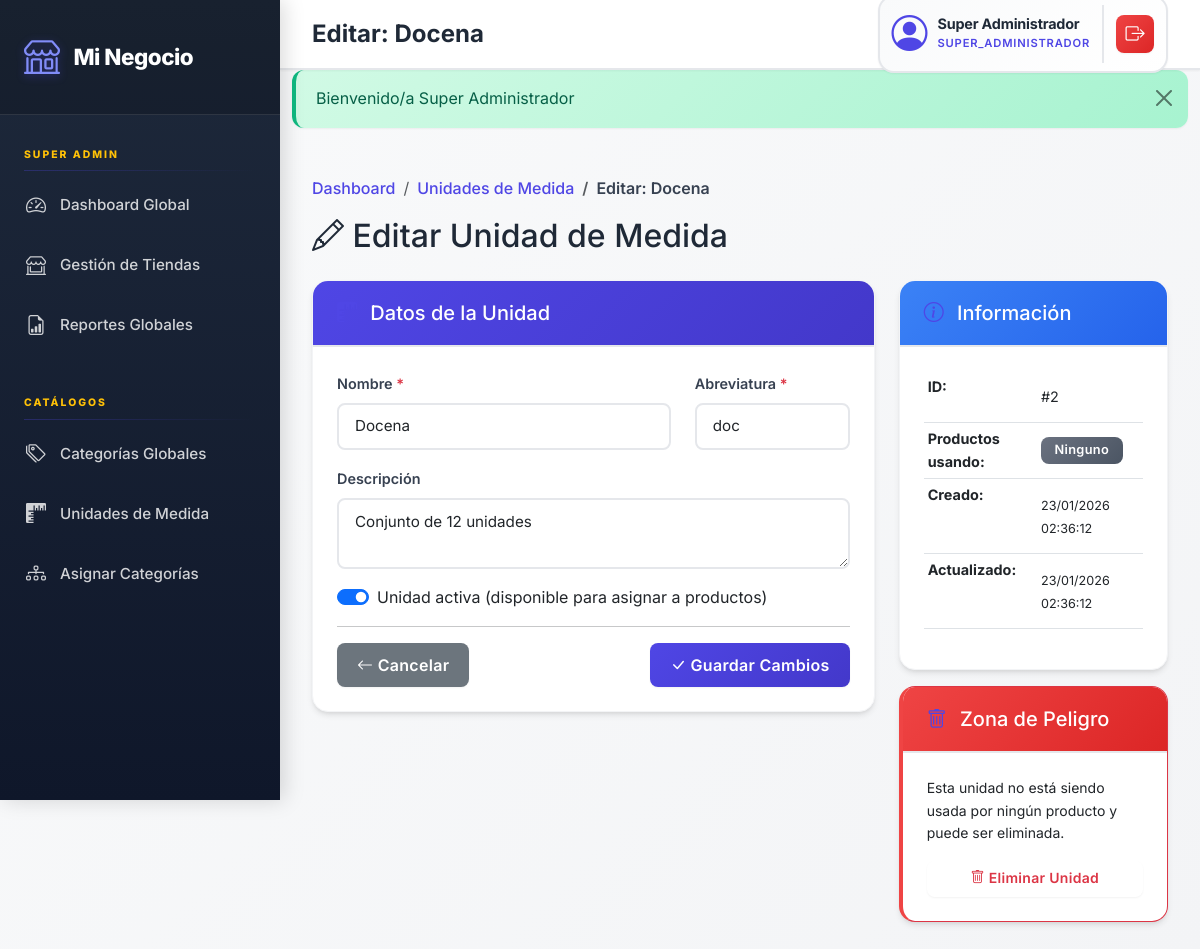
The app's page /views/super_admin/editar_unidad_medida.php?id=2 (signed in) with its own data.
### tables this page shows
CREATE TABLE `unidades_medida` (
  `id` int(11) NOT NULL,
  `nombre` varchar(50) NOT NULL COMMENT 'Nombre completo (Kilogramo, Litro, Unidad)',
  `abreviatura` varchar(10) NOT NULL COMMENT 'Abreviatura (kg, L, und)',
  `descripcion` varchar(255) DEFAULT NULL,
  `activo` tinyint(1) NOT NULL DEFAULT 1,
  `created_at` timestamp NOT NULL DEFAULT current_timestamp(),
  `updated_at` timestamp NOT NULL DEFAULT current_timestamp() ON UPDATE current_timestamp()
);

### config/config.php (called while the page is built, shortened)
<?php
function isLoggedIn() {
    return isset($_SESSION['user_id']) && isset($_SESSION['rol']);
}
function formatDate($date) {
    return date('d/m/Y H:i:s', strtotime($date));
}
function e($value) {
    return htmlspecialchars((string)$value, ENT_QUOTES, 'UTF-8');
}
function getCsrfToken() {
    return $_SESSION['csrf_token'];
}
function getFlashMessage() {
    if (isset($_SESSION['flash_message'])) {
        $message = $_SESSION['flash_message'];
        $type = $_SESSION['flash_type'];
        return ['message' => $message, 'type' => $type];
    }
    return null;
}
function isSuperAdmin() {
    return isLoggedIn() && $_SESSION['rol'] === 'SUPER_ADMINISTRADOR';
}

### views/super_admin/editar_unidad_medida.php (the view, shortened to what this page needs)
<?php
require_once '../../config/config.php';
$db = Database::getInstance()->getConnection();
$id = isset($_GET['id']) ? intval($_GET['id']) : 0;
$stmt = $db->prepare("
    SELECT um.*,
           COUNT(p.id) as productos_usando
    FROM unidades_medida um
    LEFT JOIN productos p ON um.id = p.unidad_medida_id
    WHERE um.id = :id
    GROUP BY um.id
");
$stmt->execute(['id' => $id]);
$unidad = $stmt->fetch();
$page_title = 'Editar: ' . $unidad['nombre'];
include '../layouts/header.php';
?>
<div class="row mb-3">
    <div class="col-12">
        <nav aria-label="breadcrumb">
            <ol class="breadcrumb">
                <li class="breadcrumb-item">
                    <a href="<?php echo e(BASE_URL); ?>/views/super_admin/dashboard.php">Dashboard</a>
                </li>
                <li class="breadcrumb-item">
                    <a href="<?php echo e(BASE_URL); ?>/views/super_admin/unidades_medida.php">Unidades de Medida</a>
                </li>
                <li class="breadcrumb-item active">Editar: <?php echo e($unidad['nombre']); ?></li>
            </ol>
        </nav>
        <h2><i class="bi bi-pencil"></i> Editar Unidad de Medida</h2>
    </div>
</div>
<div class="row">
    <div class="col-md-8">
        <div class="card">
            <div class="card-header bg-primary text-white">
                <h5 class="mb-0"><i class="bi bi-rulers"></i> Datos de la Unidad</h5>
            </div>
            <div class="card-body">
                <form action="<?php echo e(BASE_URL); ?>/controllers/UnidadMedidaController.php?action=actualizar" method="POST">
                    <div class="row mb-3">
                        <div class="col-md-8">
                            <label class="form-label">Nombre <span class="text-danger">*</span></label>
                            <input type="text" class="form-control" name="nombre" required
                                   value="<?php echo e(htmlspecialchars($unidad['nombre'])); ?>"
                                   maxlength="50">
                        </div>
                        <div class="col-md-4">
                            <label class="form-label">Abreviatura <span class="text-danger">*</span></label>
                            <input type="text" class="form-control" name="abreviatura" required
                                   value="<?php echo e(htmlspecialchars($unidad['abreviatura'])); ?>"
                                   maxlength="10"
                                   style="text-transform: lowercase;">
                        </div>
                    </div>
                    <div class="mb-3">
                        <label class="form-label">Descripción</label>
                        <textarea class="form-control" name="descripcion" rows="2"
                                  maxlength="255"><?php echo e(htmlspecialchars($unidad['descripcion'] ?? '')); ?></textarea>
                    </div>
                    <div class="mb-3">
                        <div class="form-check form-switch">
                            <input class="form-check-input" type="checkbox" name="activo" id="activo"
                                   <?php echo e($unidad['activo'] ? 'checked' : ''); ?>>
                            <label class="form-check-label" for="activo">
                                Unidad activa (disponible para asignar a productos)
                            </label>
                        </div>
                    </div>
                    <hr>
                    <div class="d-flex justify-content-between">
                        <a href="<?php echo e(BASE_URL); ?>/views/super_admin/unidades_medida.php" class="btn btn-secondary">
                            <i class="bi bi-arrow-left"></i> Cancelar
                        </a>
                        <button type="submit" class="btn btn-primary">
                            <i class="bi bi-check-lg"></i> Guardar Cambios
                        </button>
                    </div>
                </form>
            </div>
        </div>
    </div>
    <div class="col-md-4">
        <div class="card">
            <div class="card-header bg-info text-white">
                <h5 class="mb-0"><i class="bi bi-info-circle"></i> Información</h5>
            </div>
            <div class="card-body">
                <table class="table table-sm">
                    <tr>
                        <th>ID:</th>
                        <td>#<?php echo e($unidad['id']); ?></td>
                    </tr>
                    <tr>
                        <th>Productos usando:</th>
                        <td>
                            <?php if ($unidad['productos_usando'] > 0): ?>
                            <span class="badge bg-info"><?php echo e($unidad['productos_usando']); ?> productos</span>
                            <?php else: ?>
                            <span class="badge bg-secondary">Ninguno</span>
                            <?php endif; ?>
                        </td>
                    </tr>
                    <tr>
                        <th>Creado:</th>
                        <td><small><?php echo e(formatDate($unidad['created_at'])); ?></small></td>
                    </tr>
                    <tr>
                        <th>Actualizado:</th>
                        <td><small><?php echo e(formatDate($unidad['updated_at'])); ?></small></td>
                    </tr>
                </table>
            </div>
        </div>
        <?php if ($unidad['productos_usando'] == 0): ?>
        <div class="card mt-3 border-danger">
            <div class="card-header bg-danger text-white">
                <h5 class="mb-0"><i class="bi bi-trash"></i> Zona de Peligro</h5>
            </div>
            <div class="card-body">
                <p class="small">Esta unidad no está siendo usada por ningún producto y puede ser eliminada.</p>
                <a href="<?php echo e(BASE_URL); ?>/controllers/UnidadMedidaController.php?action=eliminar&id=<?php echo e($unidad['id']); ?>&csrf_token=<?php echo e(getCsrfToken()); ?>"
                   class="btn btn-outline-danger btn-sm w-100"
                   onclick="return confirm('¿Estás seguro de eliminar esta unidad de medida? Esta acción no se puede deshacer.')">
                    <i class="bi bi-trash"></i> Eliminar Unidad
                </a>
            </div>
        </div>
        <?php endif; ?>
    </div>
</div>
<?php include '../layouts/footer.php'; ?>

### views/layouts/header.php (shortened to what this page needs)
<!DOCTYPE html>
<html lang="es">
<head>
    <link href="https://cdn.jsdelivr.net/npm/bootstrap@5.3.0/dist/css/bootstrap.min.css" rel="stylesheet">
    <link rel="stylesheet" href="https://cdn.jsdelivr.net/npm/bootstrap-icons@1.11.0/font/bootstrap-icons.css">
    <link rel="stylesheet" href="<?php echo BASE_URL; ?>/assets/css/style.css">
</head>
<body>
    <?php if (isLoggedIn()): ?>
    <div class="sidebar" id="sidebar">
        <div class="sidebar-header">
            <a href="<?php echo BASE_URL; ?>/index.php" class="sidebar-brand">
                <i class="bi bi-shop"></i>
                <span class="brand-text">Mi Negocio</span>
            </a>
        </div>
        <div class="sidebar-menu">
            <?php if (isSuperAdmin()): ?>
            <div class="menu-section">
                <div class="menu-section-title" style="color: #ffc107;">SUPER ADMIN</div>
                <a href="<?php echo BASE_URL; ?>/views/super_admin/dashboard.php" class="sidebar-link">
                    <i class="bi bi-speedometer2"></i>
                    <span>Dashboard Global</span>
                </a>
                <a href="<?php echo BASE_URL; ?>/views/super_admin/tiendas.php" class="sidebar-link">
                    <i class="bi bi-shop-window"></i>
                    <span>Gestión de Tiendas</span>
                </a>
                <a href="<?php echo BASE_URL; ?>/views/super_admin/reportes.php" class="sidebar-link">
                    <i class="bi bi-file-earmark-bar-graph"></i>
                    <span>Reportes Globales</span>
                </a>
            </div>
            <div class="menu-section">
                <div class="menu-section-title" style="color: #ffc107;">CATÁLOGOS</div>
                <a href="<?php echo BASE_URL; ?>/views/super_admin/categorias_globales.php" class="sidebar-link">
                    <i class="bi bi-tags"></i>
                    <span>Categorías Globales</span>
                </a>
                <a href="<?php echo BASE_URL; ?>/views/super_admin/unidades_medida.php" class="sidebar-link">
                    <i class="bi bi-rulers"></i>
                    <span>Unidades de Medida</span>
                </a>
                <a href="<?php echo BASE_URL; ?>/views/super_admin/asignar_categorias.php" class="sidebar-link">
                    <i class="bi bi-diagram-3"></i>
                    <span>Asignar Categorías</span>
                </a>
            </div>
            <?php endif; ?>
        </div>
    </div>
    <div class="top-navbar">
        <div class="navbar-left">
            <div class="navbar-title">
                <?php echo isset($page_title) ? $page_title : 'Dashboard'; ?>
            </div>
        </div>
        <div class="navbar-right">
            <div class="user-menu">
                <div class="user-info-top">
                    <i class="bi bi-person-circle"></i>
                    <div class="user-details-top">
                        <span class="user-name-top"><?php echo $_SESSION['nombre']; ?></span>
                        <span class="user-role-top"><?php echo $_SESSION['rol']; ?></span>
                    </div>
                </div>
                <a href="<?php echo BASE_URL; ?>/controllers/AuthController.php?action=logout&csrf_token=<?php echo getCsrfToken(); ?>" class="btn-logout-top" title="Cerrar Sesión">
                    <i class="bi bi-box-arrow-right"></i>
                </a>
            </div>
        </div>
    </div>
    <div class="main-content" id="mainContent">
    <?php endif; ?>
    <?php
    $current_page = basename($_SERVER['SCRIPT_NAME']);
    if ($current_page !== 'login.php') {
        $flash = getFlashMessage();
        if ($flash):
    ?>
    <div class="container-fluid mt-3">
        <div class="alert alert-<?php echo $flash['type']; ?> alert-dismissible fade show" role="alert">
            <?php echo e($flash['message']); ?>
            <button type="button" class="btn-close" data-bs-dismiss="alert"></button>
        </div>
    </div>
    <?php endif; } ?>
    <div class="<?php echo isLoggedIn() ? 'page-content' : ''; ?>">

### records on screen
unidades_medida: nombre "Editar: Docena", nombre "Docena", abreviatura "doc", descripcion "Conjunto de 12 unidades", id "2", created_at "23/01/2026 02:36:12", updated_at "23/01/2026 02:36:12"

### other values on screen
$_SESSION['nombre'] "Super Administrador"
$_SESSION['rol'] "SUPER_ADMINISTRADOR"
$flash['message'] "Bienvenido/a Super Administrador"
